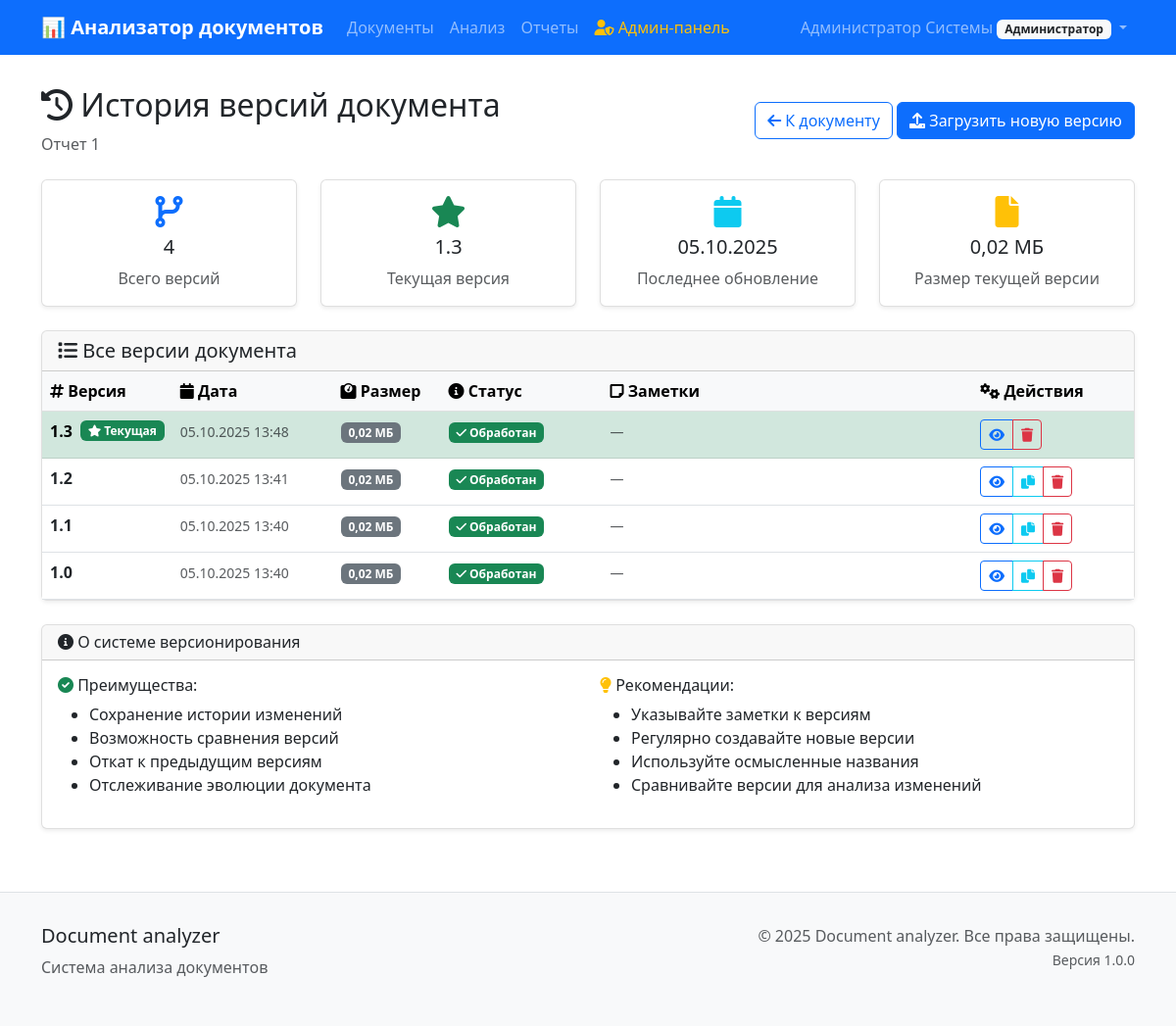
The app's page /documents/93/versions/ (signed in), older data.
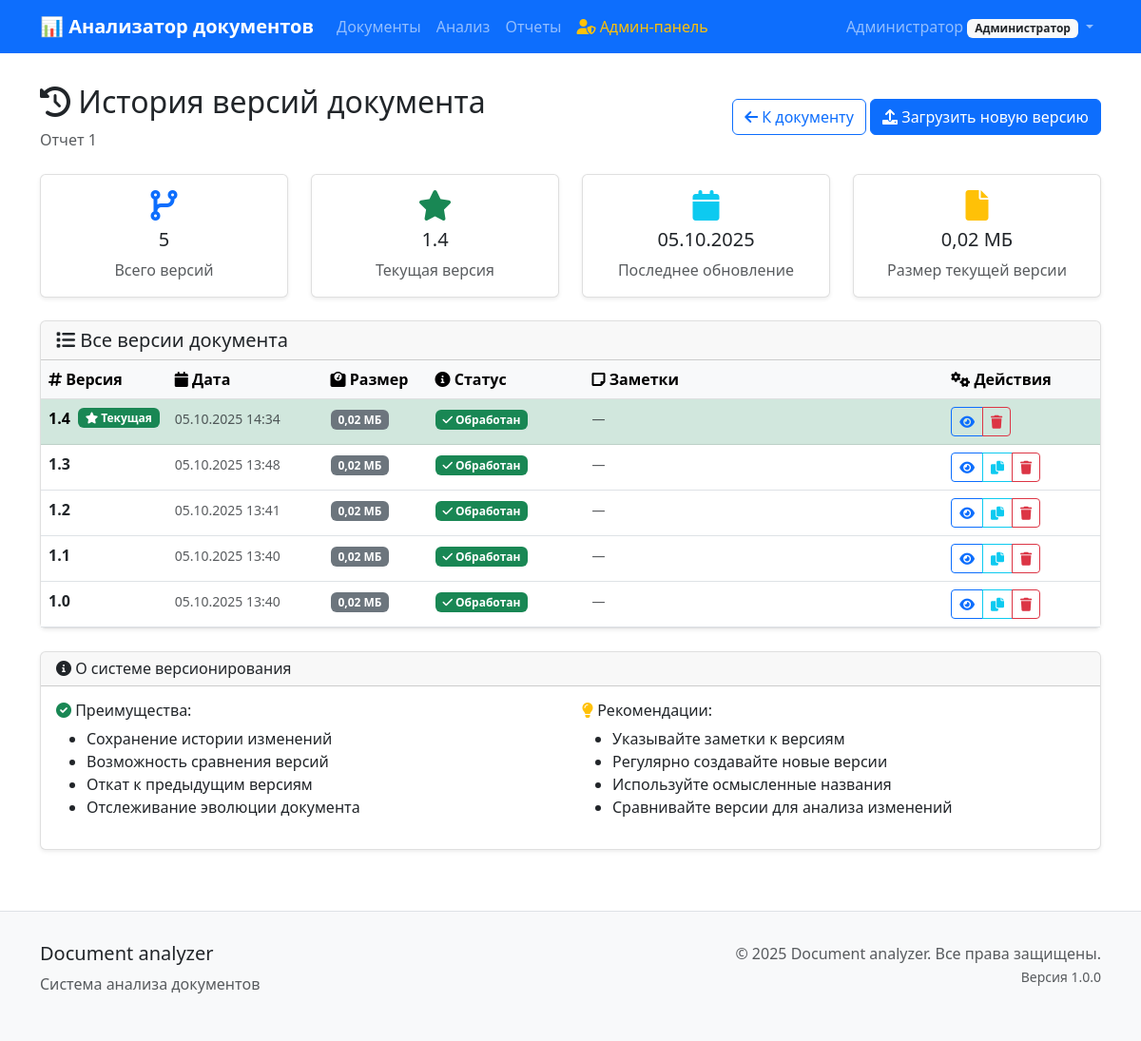
The same page, newer data.
### users/models.py (models this page shows, shortened)
class User(AbstractUser):
    ROLE_CHOICES = [
        ('admin', 'Администратор'),
        ('manager', 'Руководитель'),
        ('viewer', 'Наблюдатель'),
    ]
    role = models.CharField(
        max_length=20,
        choices=ROLE_CHOICES,
        default='viewer',
        verbose_name='Роль'
    )
    department = models.CharField(
        max_length=100,
        blank=True,
        verbose_name='Отдел'
    )
    phone = models.CharField(
        max_length=20,
        blank=True,
        verbose_name='Телефон'
    )
    notification_settings = models.JSONField(
        default=dict,
        blank=True,
        verbose_name='Настройки уведомлений'
    )
    created_at = models.DateTimeField(
        auto_now_add=True,
        verbose_name='Дата создания'
    )
    updated_at = models.DateTimeField(
        auto_now=True,
        verbose_name='Дата обновления'
    )
    class Meta:
        verbose_name = 'Пользователь'
        verbose_name_plural = 'Пользователи'
        ordering = ['username']

### documents/models.py (models this page shows, shortened)
class Document(models.Model):
    STATUS_CHOICES = [
        ('uploaded', 'Загружен'),
        ('processing', 'Обрабатывается'),
        ('processed', 'Обработан'),
        ('error', 'Ошибка'),
    ]
    title = models.CharField(
        max_length=255,
        verbose_name='Название документа'
    )
    filename = models.CharField(
        max_length=255,
        verbose_name='Имя файла'
    )
    file = models.FileField(
        upload_to='documents/%Y/%m/%d/',
        validators=[FileExtensionValidator(allowed_extensions=['docx'])],
        verbose_name='Файл документа'
    )
    file_size = models.BigIntegerField(
        verbose_name='Размер файла (байт)'
    )
    checksum = models.CharField(
        max_length=64,
        verbose_name='Контрольная сумма'
    )
    version = models.CharField(
        max_length=50,
        default='1.0',
        verbose_name='Версия'
    )
    status = models.CharField(
        max_length=20,
        choices=STATUS_CHOICES,
        default='uploaded',
        verbose_name='Статус'
    )
    upload_date = models.DateTimeField(
        auto_now_add=True,
        verbose_name='Дата загрузки'
    )
    processed_date = models.DateTimeField(
        null=True,
        blank=True,
        verbose_name='Дата обработки'
    )
    processing_error = models.TextField(
        blank=True,
        verbose_name='Ошибка обработки'
    )
    user = models.ForeignKey(
        User,
        on_delete=models.CASCADE,
        related_name='documents',
        verbose_name='Пользователь'
    )
    parent_document = models.ForeignKey(
        'self',
        on_delete=models.CASCADE,
        null=True,
        blank=True,
        related_name='versions',
        verbose_name='Родительский документ'
    )
    is_latest_version = models.BooleanField(
        default=True,
        verbose_name='Последняя версия'
    )
    version_notes = models.TextField(
        blank=True,
        verbose_name='Заметки к версии'
    )
    content_text = models.TextField(
        blank=True,
        verbose_name='Текстовое содержимое'
    )
    content_structure = models.JSONField(
        default=dict,
        blank=True,
        verbose_name='Структура документа'
    )
    metadata = models.JSONField(
        default=dict,
        blank=True,
        verbose_name='Метаданные'
    )
    class Meta:
        verbose_name = 'Документ'
        verbose_name_plural = 'Документы'
        ordering = ['-upload_date']
    def get_version_history(self):
        if self.parent_document:
            root_doc = self.get_root_document()
            from django.db.models import Q
            return Document.objects.filter(
                Q(id=root_doc.id) | Q(parent_document=root_doc)
            ).order_by('-upload_date')
        else:
            from django.db.models import Q
            return Document.objects.filter(
                Q(id=self.id) | Q(parent_document=self)
            ).order_by('-upload_date')
    def get_root_document(self):
        if self.parent_document:
            return self.parent_document.get_root_document()
        else:
            return self
    def get_latest_version(self):
        if self.parent_document:
            return self.parent_document.get_latest_version()
        else:
            latest = self.versions.filter(is_latest_version=True).first()
            return latest if latest else self
    def get_file_size_mb(self):
        if self.file_size:
            return round(self.file_size / (1024 * 1024), 2)
        return 0

### documents/views.py (the view)
# urls.py: path('<int:pk>/versions/', views.DocumentVersionHistoryView.as_view(), name='version_history'),
class DocumentVersionHistoryView(LoginRequiredMixin, DetailView):
    model = Document
    template_name = 'documents/document_version_history.html'
    context_object_name = 'document'
    def get_queryset(self):
        return Document.objects.filter(user=self.request.user)
    def get_context_data(self, **kwargs):
        context = super().get_context_data(**kwargs)
        document = self.get_object()
        root_document = document.get_root_document()
        versions = root_document.get_version_history()
        context['root_document'] = root_document
        context['versions'] = versions
        context['version_count'] = versions.count()
        context['latest_version'] = root_document.get_latest_version()
        return context

### templates/documents/document_version_history.html (shortened to what the changed rows need)
{% extends 'base/base.html' %}
{% block content %}
<div class="row">
    <div class="col-12">
        <div class="d-flex justify-content-between align-items-center mb-4">
            <div>
                <h2><i class="fas fa-history"></i> История версий документа</h2>
                <p class="text-muted mb-0">{{ root_document.title }}</p>
            </div>
        </div>
        <div class="row mb-4">
            <div class="col-md-3">
                <div class="card text-center">
                    <div class="card-body">
                        <i class="fas fa-code-branch fa-2x text-primary mb-2"></i>
                        <h5 class="card-title">{{ version_count }}</h5>
                        <p class="card-text text-muted">Всего версий</p>
                    </div>
                </div>
            </div>
            <div class="col-md-3">
                <div class="card text-center">
                    <div class="card-body">
                        <i class="fas fa-star fa-2x text-success mb-2"></i>
                        <h5 class="card-title">{{ latest_version.version }}</h5>
                        <p class="card-text text-muted">Текущая версия</p>
                    </div>
                </div>
            </div>
            <div class="col-md-3">
                <div class="card text-center">
                    <div class="card-body">
                        <i class="fas fa-calendar fa-2x text-info mb-2"></i>
                        <h5 class="card-title">{{ latest_version.upload_date|date:"d.m.Y" }}</h5>
                        <p class="card-text text-muted">Последнее обновление</p>
                    </div>
                </div>
            </div>
            <div class="col-md-3">
                <div class="card text-center">
                    <div class="card-body">
                        <i class="fas fa-file fa-2x text-warning mb-2"></i>
                        <h5 class="card-title">{{ latest_version.get_file_size_mb }} МБ</h5>
                        <p class="card-text text-muted">Размер текущей версии</p>
                    </div>
                </div>
            </div>
        </div>
        {% if versions %}
            <div class="card">
                <div class="card-body p-0">
                    <div class="table-responsive">
                        <table class="table table-hover mb-0">
                            <thead class="table-light">
                                <tr>
                                    <th style="width: 10%;"><i class="fas fa-hashtag"></i> Версия</th>
                                    <th style="width: 15%;"><i class="fas fa-calendar"></i> Дата</th>
                                    <th style="width: 10%;"><i class="fas fa-weight"></i> Размер</th>
                                    <th style="width: 15%;"><i class="fas fa-info-circle"></i> Статус</th>
                                    <th style="width: 35%;"><i class="fas fa-sticky-note"></i> Заметки</th>
                                    <th style="width: 15%;"><i class="fas fa-cogs"></i> Действия</th>
                                </tr>
                            </thead>
                            <tbody>
                                {% for version in versions %}
                                <tr class="{% if version.is_latest_version %}table-success{% endif %}">
                                    <td>
                                        <div class="d-flex align-items-center">
                                            <strong>{{ version.version }}</strong>
                                            {% if version.is_latest_version %}
                                                <span class="badge bg-success ms-2">
                                                    <i class="fas fa-star"></i> Текущая
                                                </span>
                                            {% endif %}
                                        </div>
                                    </td>
                                    <td>
                                        <small class="text-muted">{{ version.upload_date|date:"d.m.Y H:i" }}</small>
                                    </td>
                                    <td>
                                        <span class="badge bg-secondary">{{ version.get_file_size_mb }} МБ</span>
                                    </td>
                                    <td>
                                        {% if version.status == 'processed' %}
                                            <span class="badge bg-success"><i class="fas fa-check"></i> Обработан</span>
                                        {% elif version.status == 'processing' %}
                                            <span class="badge bg-info"><i class="fas fa-spinner fa-spin"></i> Обработка</span>
                                        {% elif version.status == 'error' %}
                                            <span class="badge bg-danger"><i class="fas fa-exclamation-triangle"></i> Ошибка</span>
                                        {% else %}
                                            <span class="badge bg-secondary"><i class="fas fa-clock"></i> Загружен</span>
                                        {% endif %}
                                    </td>
                                    <td>
                                        {% if version.version_notes %}
                                            <small class="text-muted">{{ version.version_notes|truncatechars:50 }}</small>
                                        {% else %}
                                            <small class="text-muted">—</small>
                                        {% endif %}
                                    </td>
                                    <td>
                                        <div class="btn-group btn-group-sm" role="group">
                                            <a href="{% url 'documents:detail' version.pk %}" class="btn btn-outline-primary" title="Просмотр">
                                                <i class="fas fa-eye"></i>
                                            </a>
                                            {% if not version.is_latest_version %}
                                                <a href="{% url 'documents:version_upload' version.pk %}" class="btn btn-outline-info" title="Создать версию от этой">
                                                    <i class="fas fa-copy"></i>
                                                </a>
                                            {% endif %}
                                            {% if not version.parent_document or versions.count > 1 %}
                                                <a href="{% url 'documents:version_delete' version.pk %}" class="btn btn-outline-danger" title="Удалить версию">
                                                    <i class="fas fa-trash"></i>
                                                </a>
                                            {% endif %}
                                        </div>
                                    </td>
                                </tr>
                                {% endfor %}
                            </tbody>
                        </table>
                    </div>
                </div>
            </div>
        {% endif %}
    </div>
</div>
{% endblock %}

### templates/base/base.html (shortened to what this page needs)
<!DOCTYPE html>
<html lang="ru">
<head>
    <link href="https://cdn.jsdelivr.net/npm/bootstrap@5.3.0/dist/css/bootstrap.min.css" rel="stylesheet">
    <link href="https://cdnjs.cloudflare.com/ajax/libs/font-awesome/6.0.0/css/all.min.css" rel="stylesheet">
</head>
<body>
    <nav class="navbar navbar-expand-lg navbar-dark bg-primary">
        <div class="container">
            <a class="navbar-brand" href="{% url 'documents:list' %}">
                📊 Анализатор документов
            </a>
            <div class="collapse navbar-collapse" id="navbarNav">
                <ul class="navbar-nav me-auto">
                    <li class="nav-item">
                        <a class="nav-link" href="{% url 'documents:list' %}">Документы</a>
                    </li>
                    <li class="nav-item">
                        <a class="nav-link" href="{% url 'analysis:list' %}">Анализ</a>
                    </li>
                    <li class="nav-item">
                        <a class="nav-link" href="{% url 'reports:list' %}">Отчеты</a>
                    </li>
                    {% if user.is_authenticated and user.is_superuser or user.role == 'admin' %}
                        <li class="nav-item">
                            <a class="nav-link text-warning" href="{% url 'users:admin_list' %}">
                                <i class="fas fa-user-shield"></i> Админ-панель
                            </a>
                        </li>
                    {% endif %}
                </ul>
                <ul class="navbar-nav">
                    {% if user.is_authenticated %}
                        <li class="nav-item dropdown">
                            <a class="nav-link dropdown-toggle" href="#" role="button" data-bs-toggle="dropdown">
                                {{ user.get_full_name|default:user.username }}
                                <span class="badge bg-light text-dark">{{ user.get_role_display }}</span>
                            </a>
                        </li>
                    {% else %}
                        <li class="nav-item">
                            <a class="nav-link" href="{% url 'users:login' %}">Войти</a>
                        </li>
                    {% endif %}
                </ul>
            </div>
        </div>
    </nav>
    <div class="container main-content">
        {% block content %}{% endblock %}
    </div>
    <footer class="footer">
        <div class="container">
            <div class="row">
                <div class="col-md-6">
                    <h5>Document analyzer</h5>
                    <p class="text-muted">Система анализа документов</p>
                </div>
                <div class="col-md-6 text-md-end">
                    <p class="text-muted">
                        &copy; 2025 Document analyzer. Все права защищены.<br>
                        <small>Версия 1.0.0</small>
                    </p>
                </div>
            </div>
        </div>
    </footer>
</body>
</html>

Row changes from the older to the newer data that the page shows:
changed User "Администратор": get_full_name "Администратор Системы" → "Администратор"
added Document: version "1.4", upload_date "05.10.2025", get_file_size_mb "0,02", is_latest_version True (drawn), upload_date "05.10.2025 14:34", status "processed" (drawn)
changed Document (number 3 of 5 on the later page): no longer shows "Текущая"
Text that changed along with them:
{{ version_count }}: "4" → "5"
{{ latest_version.version }}: "1.3" → "1.4"
